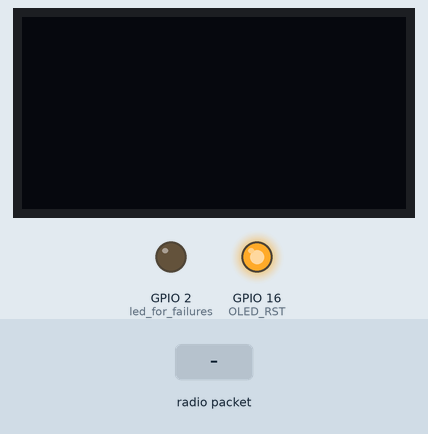
Simulated run of this sketch. Board: ESP32. Parts: 128×64 one-colour display, output pins drawn as LEDs (lit = HIGH). The inputs (shaded band) are chosen by the test bench. The OLED is the two-colour kind (top 16 rows yellow); the display library's start-up logo is not drawn; no radio packets arrive unless stated.

Above: at 1.2 s.
1.3 s: radio packet "1" arrives
At 3.5 s:
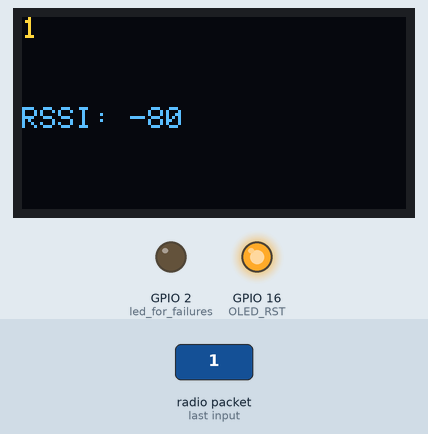
3.8 s: radio packet "0" arrives
At 6.0 s:
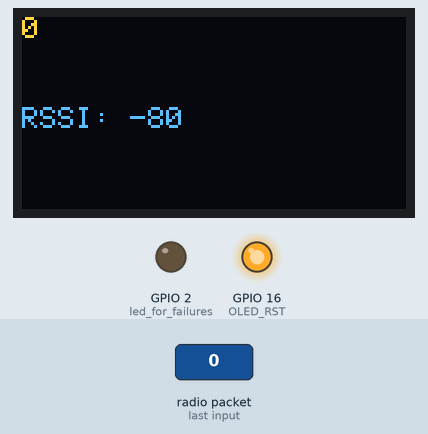
6.3 s: radio packet "2" arrives
Timing chart, 0 to 9.3 s (numbered marks = the images above; inputs shaded):
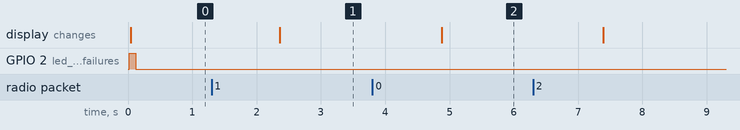

The sketch:

lora_reciever.ino
```cpp
// lora libraries
#include <LoRa.h>

// lora pins
#define ss 18
#define rst 14
#define dio0 26

// display stuff
#include <Wire.h>
#include <Adafruit_GFX.h>
#include <Adafruit_SSD1306.h>

// defining the oled used
#define OLED_SDA 4
#define OLED_SCL 15
#define OLED_RST 16
#define SCREEN_WIDTH 128 // OLED display width, in pixels
#define SCREEN_HEIGHT 64 // OLED display height, in pixels

// starting the oled
Adafruit_SSD1306 display(SCREEN_WIDTH, SCREEN_HEIGHT, &Wire, OLED_RST);

void setup() {
  LoRa.setPins(ss, rst, dio0);
  Serial.begin(115200);
  pinMode(LED_BUILTIN, OUTPUT); // led for failures
  LoRa.begin(866E6);
  LoRa.setSyncWord(0xF3);
  digitalWrite(LED_BUILTIN, HIGH);
  //reset OLED display via software
  pinMode(OLED_RST, OUTPUT);
  digitalWrite(OLED_RST, LOW);
  delay(20);
  digitalWrite(OLED_RST, HIGH);
  //initialize OLED
  Wire.begin(OLED_SDA, OLED_SCL);
  if(!display.begin(SSD1306_SWITCHCAPVCC, 0x3c, false, false)) { // Address 0x3C for 128x32
    Serial.println(F("SSD1306 allocation failed"));
    digitalWrite(LED_BUILTIN, HIGH); // error code 1: see github
    digitalWrite(LED_BUILTIN, LOW);
    for(;;); // Don't proceed, loop forever
  }
}

void getLora() {
  delay(50);
  int packetSize = LoRa.parsePacket();
  if (packetSize) {
    while (LoRa.available()) {
      // read the string from lora
    String receivedString = LoRa.readString();

    char charArray[receivedString.length() + 1]; // creates a char array the length of the packet length but +1
    receivedString.toCharArray(charArray, receivedString.length() + 1); // creates the char array

    // split the charArray
    char* ptr = strtok(charArray, ","); // parses the char array by the "," delimiter which is set on the transmitter side
    String speed(ptr);
    ptr = strtok(NULL, ",");
    String mTemp(ptr);
    ptr = strtok(NULL, ",");
    String bTemp(ptr);

    display.clearDisplay();
    display.setTextColor(WHITE); // this should always be white
    display.setTextSize(1);

    // Displays the split strings
    display.setCursor(0,0);
    display.print(speed);
    display.setCursor(0, 10);
    display.print(mTemp);
    display.setCursor(0,20);
    display.print(bTemp);
    display.setCursor(0, 30);
    display.print("RSSI: ");
    display.print(LoRa.packetRssi());
    }
  } else {
      digitalWrite(LED_BUILTIN, HIGH); // error code 2: see github
      digitalWrite(LED_BUILTIN, LOW);
      digitalWrite(LED_BUILTIN, HIGH);
      digitalWrite(LED_BUILTIN, LOW);
  }
}

void loop() {
  getLora();
  display.display();
}
```

Measured:
- after the input at 1.3 s, the display: changes after 1.1 s (image 1)
- after the input at 3.8 s, the display: changes after 1.1 s (image 2)
